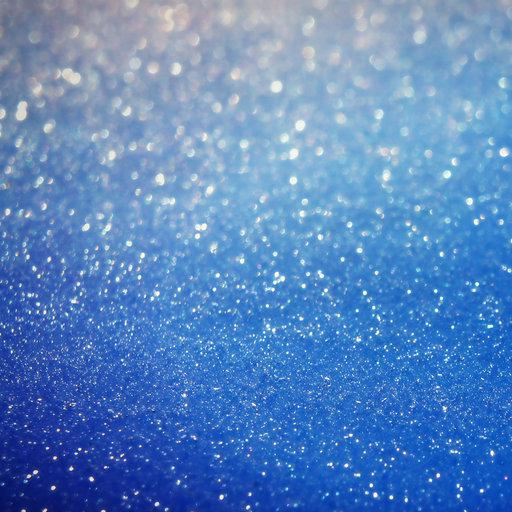
#> input picture uas/img/arm_texture2.jpg, 512 x 512 px
$ python convert.py arm_texture2.jpg out.png   (Python 2 division)
#> lines starting #> are read from the running program, lines starting #| are printed output that depends on the picture
#program to resize image to power of 2

from skimage import io
import sys
if len(sys.argv) < 3:
    print "give filenames"
    exit()

img = io.imread(sys.argv[1])
#> img is the input picture: shape (512, 512, 3); mean R, G, B 89.6, 133.2, 191.8

w = 1
h = 1

while 2*w < img.shape[0]:
    w *= 2
#> after the loop, w = 256
while 2*h < img.shape[1]:
    h *= 2
#> after the loop, h = 256

io.imsave(sys.argv[2], img[:w, :h])
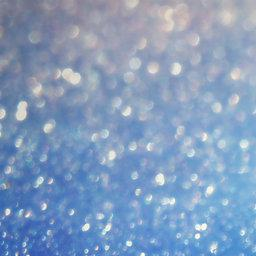
#> saved as out.png: shape (256, 256, 3); mean R, G, B 131.1, 156.2, 189.3
